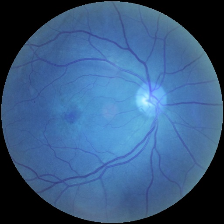
#> input picture ageDegeneration/image107.png, 224 x 224 px
$ python -i train_retinal_v2.py   (imports and definitions only)
#> lines starting #> are read from the running program, lines starting #| are printed output that depends on the picture
import tensorflow as tf
from tensorflow.keras.preprocessing.image import ImageDataGenerator
from tensorflow.keras.callbacks import EarlyStopping, ReduceLROnPlateau, ModelCheckpoint
import os
import json
import numpy as np

# --- CONFIG ---
IMG_SIZE = 224 # Back to 224 because EfficientNet handles memory better
BATCH_SIZE = 8
required_folders = ['ageDegeneration', 'cataract', 'diabetes', 'glaucoma', 'hypertension', 'myopia', 'normal', 'others']

import cv2

# --- IMPROVED PREPROCESSING (CLAHE) ---
def custom_preprocessing(img):
    # Convert to 0-255 range for OpenCV
    img = img.astype(np.uint8)
    # Apply CLAHE to the Green channel (where retinal detail is highest)
    lab = cv2.cvtColor(img, cv2.COLOR_RGB2LAB)
#> lab: shape (224, 224, 3); mean of channels 0, 1, 2 95, 128.6, 103.2
    l, a, b = cv2.split(lab)
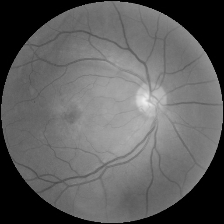
#> l: shape (224, 224); min 0, max 238, mean 95
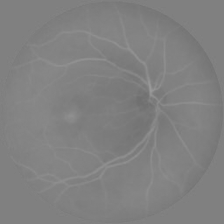
#> a: shape (224, 224); min 111, max 154, mean 128.6
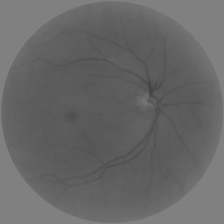
#> b: shape (224, 224); min 66, max 130, mean 103.2
    clahe = cv2.createCLAHE(clipLimit=2.0, tileGridSize=(8,8))
    cl = clahe.apply(l)
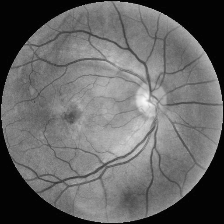
#> cl: shape (224, 224); min 3, max 247, mean 101.9
    limg = cv2.merge((cl,a,b))
#> limg: shape (224, 224, 3); mean of channels 0, 1, 2 101.9, 128.6, 103.2
    final_img = cv2.cvtColor(limg, cv2.COLOR_LAB2RGB)
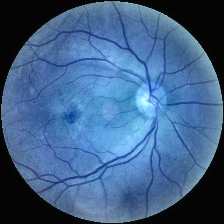
#> final_img: shape (224, 224, 3); mean R, G, B 63.9, 97.7, 137.8
#> (the run stopped early here; a loop or call above may not have finished)

$ run again, on ageDegeneration/image108.png
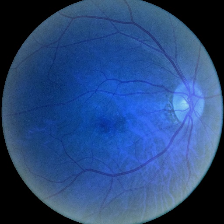
#> input picture ageDegeneration/image108.png, 224 x 224 px
#> lab: shape (224, 224, 3); mean of channels 0, 1, 2 80.2, 135.5, 96.5
#> in custom_preprocessing, `cl = clahe.apply(l)`:
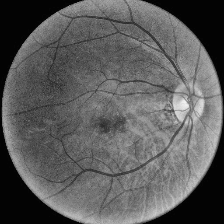
#> cl: shape (224, 224); min 2, max 241, mean 91.7
#> limg: shape (224, 224, 3); mean of channels 0, 1, 2 91.7, 135.5, 96.5
#> in custom_preprocessing, `final_img = cv2.cvtColor(limg, cv2.COLOR_LAB2RGB)`:
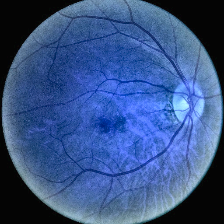
#> final_img: shape (224, 224, 3); mean R, G, B 55.9, 84.7, 137.9

$ run again, on ageDegeneration/image109.png
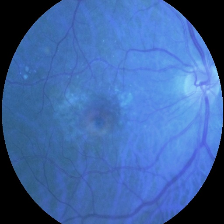
#> input picture ageDegeneration/image109.png, 224 x 224 px
#> lab: shape (224, 224, 3); mean of channels 0, 1, 2 108.3, 134.8, 91
#> in custom_preprocessing, `cl = clahe.apply(l)`:
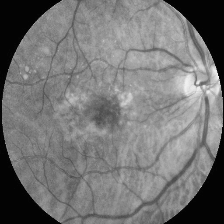
#> cl: shape (224, 224); min 2, max 241, mean 116.5
#> limg: shape (224, 224, 3); mean of channels 0, 1, 2 116.5, 134.8, 91
#> in custom_preprocessing, `final_img = cv2.cvtColor(limg, cv2.COLOR_LAB2RGB)`:
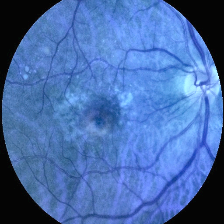
#> final_img: shape (224, 224, 3); mean R, G, B 72, 109.4, 173.4

$ run again, on ageDegeneration/image111.png
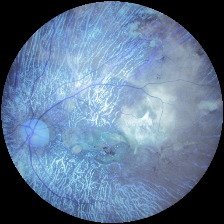
#> input picture ageDegeneration/image111.png, 224 x 224 px
#> lab: shape (224, 224, 3); mean of channels 0, 1, 2 122.3, 127.1, 111.2
#> in custom_preprocessing, `cl = clahe.apply(l)`:
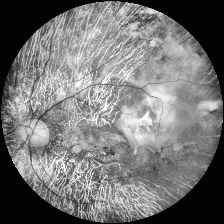
#> cl: shape (224, 224); min 2, max 254, mean 117.4
#> limg: shape (224, 224, 3); mean of channels 0, 1, 2 117.4, 127.1, 111.2
#> in custom_preprocessing, `final_img = cv2.cvtColor(limg, cv2.COLOR_LAB2RGB)`:
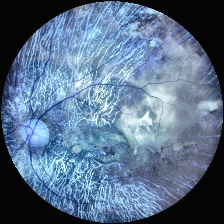
#> final_img: shape (224, 224, 3); mean R, G, B 90.5, 113.9, 140.7
